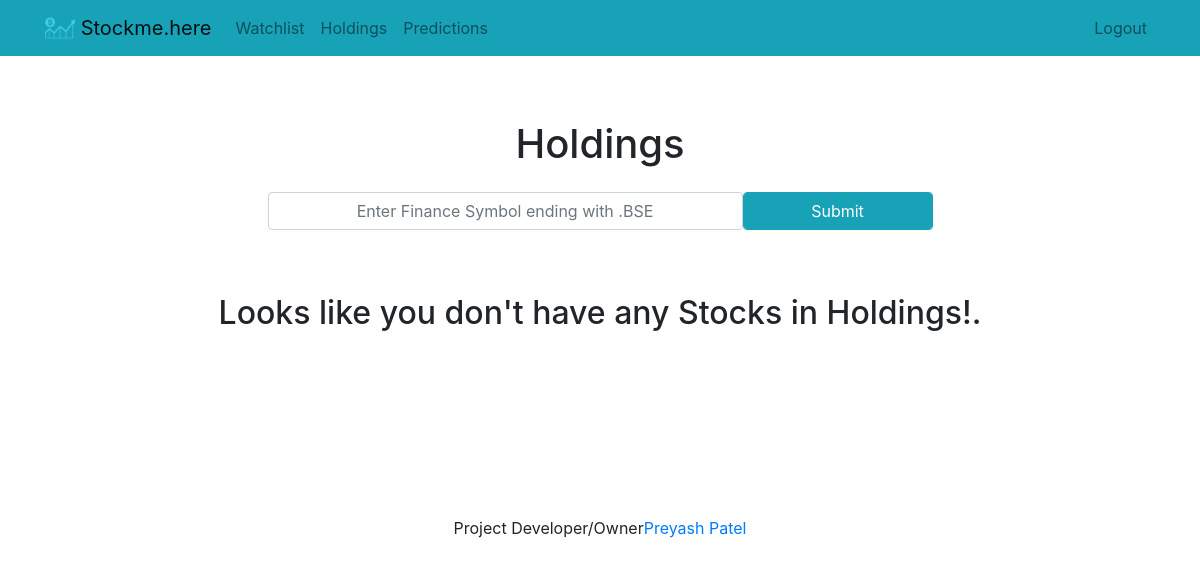
Before: /holdings/ (signed in) with the older database file.
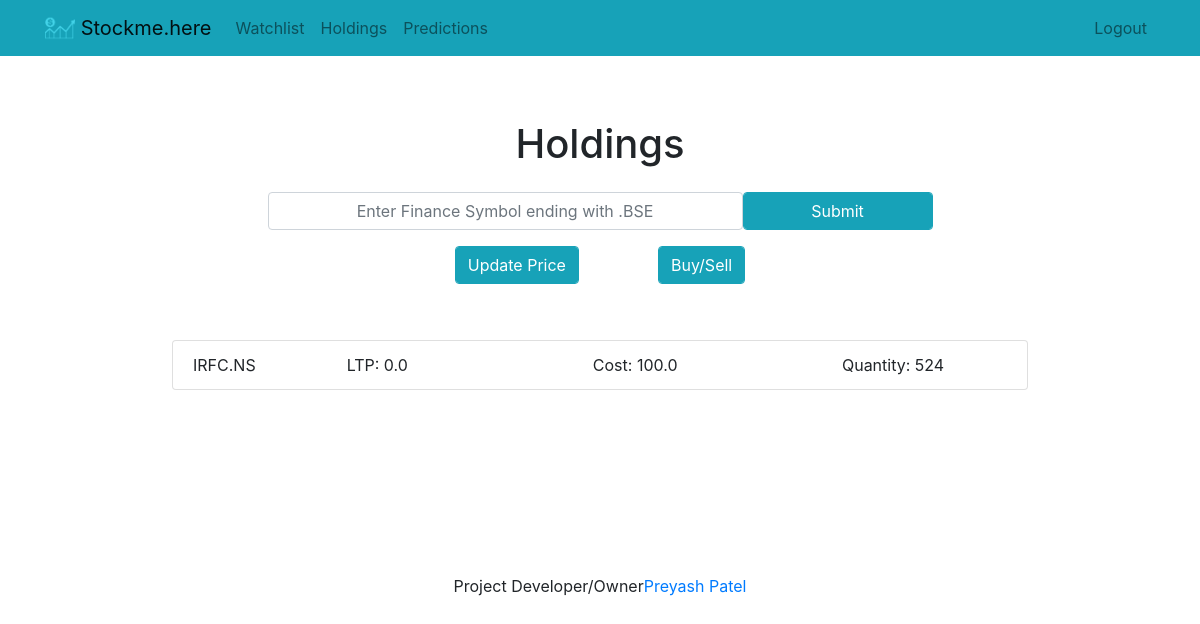
After: the same page with the newer database file.
### home/models.py (models this page shows, shortened)
class DataModel(Model):
    symbol = models.CharField(max_length = 50)
    qty = models.IntegerField(max_length=10, default=0)
    avgCost = models.FloatField(max_length=10, default=0)
    price = models.FloatField(max_length=10,default=0)
    created = models.DateTimeField(auto_now_add=True)
    user = models.ForeignKey(User, on_delete = models.CASCADE)
    class Meta:
        db_table = "datamodel_table"

### home/views.py (the view)
# urls.py: path('holdings/', views.holdings, name="holdings"),
@login_required
def holdings(request):
    holding_stock = DataModel.objects.filter(user=request.user, qty__gt=0)
    return render(request, "home/holdings.html", {"error": "", "form": "", "holding_stock": holding_stock})

### home/templates/home/holdings.html (shortened to what this page needs)
{% extends "home/base.html" %}
{% block content %}
    <div class="row justify-content-center mt-5 text-center">
        <div class="col-md-10 p-3">
            <h1>Holdings</h1>
        </div>
    </div>
    <form method="post" class="row justify-content-center">
        <input class="form-control col-md-5 text-center" type="text" placeholder="Enter Finance Symbol ending with .BSE" name="symbol"/>
        <br class="form-control col-md-1" />
        <input type="submit" class="form-control col-md-2 btn btn-info" value="Submit" />
    </form>
    <div class="row justify-content-center mt-3 row">
        <div class="col-md-10">
        {% if holding_stock %}
            <div class="row justify-content-center">
            <form method="post" action="{% url 'update_stock_price' %}">
                <input type="submit" value="Update Price" class="form-control col btn-info"/>
            </form>
                <p class="col-1"></p>
            <form method="GET" action="{% url 'transaction' %}">
                <input type="submit" value="Buy/Sell" class="form-control col-12 btn-info"/>
            </form>
                </div>
            <br class="p-2">
            <div class="list-group form-group p-4 m-2">
                <ul class="list-group form-group text-center table">
                    {% for stock in holding_stock %}
                      <li class="list-group-item justify-content-center">
                          <div class="row">
                              <div class="col-1">
                                  {{ stock.symbol }}
                              </div>
                              <div class="col">
                                  LTP: {{ stock.price }}
                              </div>
                              <div class="col">
                                  Cost: {{ stock.avgCost }}
                              </div>
                              <div class="col">
                                  Quantity: {{ stock.qty }}
                              </div>
                          </div>
                      </li>
                    {% endfor %}
                </ul>
                <br>
            </div>
        {% else %}
            <div class="text-center p-5">
                <h2>Looks like you don't have any Stocks in Holdings!.</h2>
            </div>
        {% endif %}
        </div>
    </div>
{% endblock %}

Changed rows visible on the page:
added DataModel: symbol "IRFC.NS", price "0.0", avgCost "100.0", qty "524"
Other visible differences:
form field value: (not shown) → "Update Price"
form field value: (not shown) → "Buy/Sell"
text no longer shown: "Looks like you don't have any Stocks in Holdings!."
